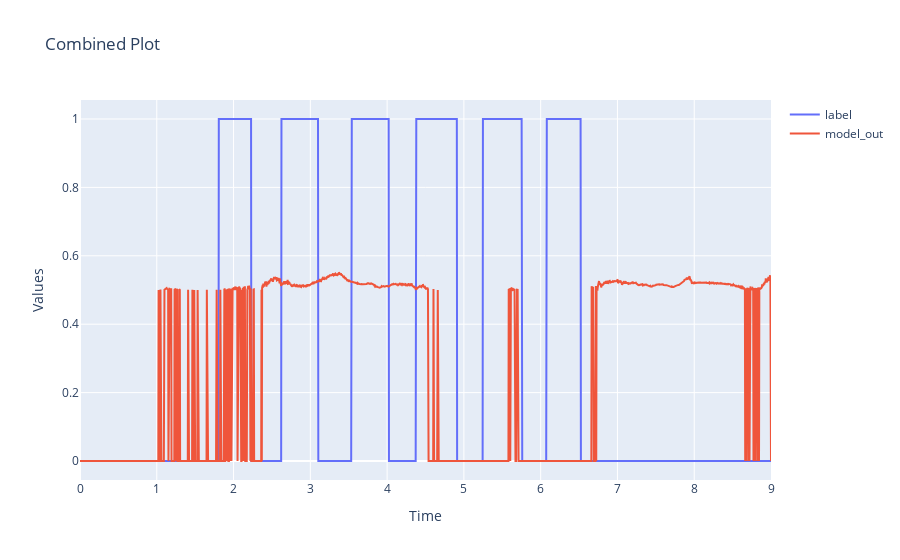
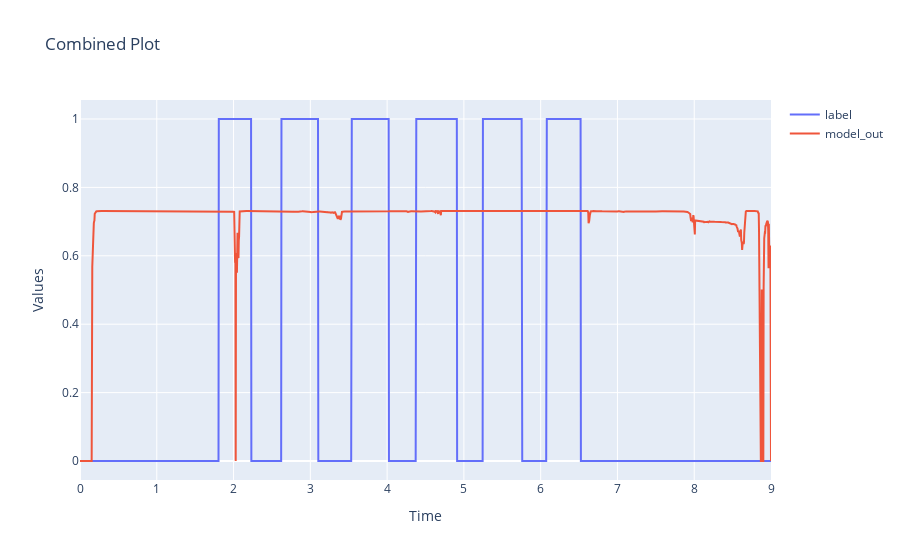
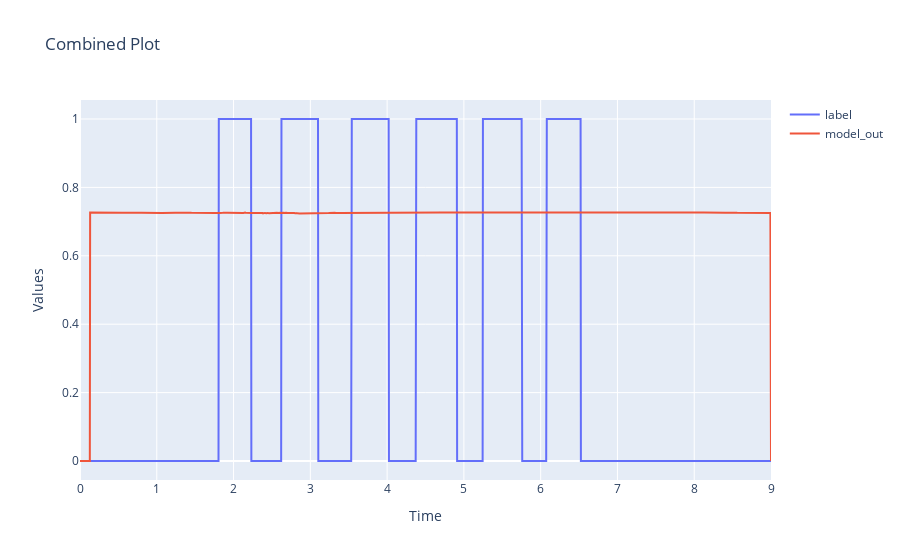

Notebook cell for these charts, in order:
### Markdown cell above
## ur5

### Code cell
save_data_file = main_path + 'urRobot/DATA/dataset/21/'
def get_features_dof(features, joint_number):
    j = joint_number
    feature_j = []
    for i in range(len(features)) :
        feature_j.append(f'{features[i]}{j}' )
    return feature_j


features = ['target_moment_', 'e_i', 'e', 'de']
dof = 6
#features_num = len(features)*dof
num_features_lstm = len(features)

window_length = 28

k_tau = np.array([0.1082, 0.1100, 0.1097, 0.0787, 0.0294, 0.0261])*10 #ur robot support file
#k_tau = [1.35,  1.361, 1.355, 0.957, 0.865, 0.893] #my finding
#k_tau = np.array([0.1155, 0.1149 , 0.0988, 0.1032, 0.1033, 0.1030])*10 #ur10e
e_i = [f'e_i{i}' for i in range(dof)]

testing_data = pd.read_csv(save_data_file+'labeled_data.csv')
for i in range(len(e_i)):
    testing_data[e_i[i]]=testing_data[e_i[i]]*k_tau[i]

testing_data['model_out'] = testing_data.label
#testing_data = testing_data[testing_data.index > 4000]; testing_data.reset_index(inplace=True)
# trained with training set
'''contact_detection_path= main_path + 'sequencetest_ur5.pth'

model_contact = copy.deepcopy(models[2])
checkpoint = torch.load(contact_detection_path)
model_contact.load_state_dict(checkpoint["model_state_dict"])
model_contact.to(device)
'''

for model in models:
    model_contact = copy.deepcopy(model)
    model_contact.eval()

    for t_i in range(window_length, testing_data.shape[0]):
        #building data window
        window = []
        for joint_number in range(dof):
            feature_j = get_features_dof(features=features, joint_number=joint_number)
            joint_row = np.hstack(testing_data[feature_j][t_i-window_length:t_i].values)
            window.append(joint_row)
            
        #window = np.array(window)
        window = np.array([window])
        window_transformed = torch.tensor(window).to(device)
        with torch.no_grad():
            #window_transformed = transform(window).to(device).float()
            model_out = model_contact(window_transformed)
            #model_out = (model_out > 0.8).int() 
            probabilities = F.softmax(model_out) 
            testing_data.loc[t_i-1, 'model_out'] = probabilities[probabilities.argmax().item()].item()*probabilities.argmax().item()


    # Create traces for the first dataset
    traces = []
    traces.append(go.Scatter(x=testing_data['time'], y=testing_data['label'], mode='lines', name='label'))
    traces.append(go.Scatter(x=testing_data['time'], y=testing_data['model_out'], mode='lines', name='model_out'))

    # Create the layout
    layout = go.Layout(
        title='Combined Plot',
        xaxis=dict(title='Time'),
        yaxis=dict(title='Values'),
        showlegend=True
    )

    # Create the figure and plot it
    fig = go.Figure(data=traces, layout=layout)
    fig.show()
    # calculate latency per contact event
    n = 80
    detection_delays = []
    true_label_index = testing_data.label[testing_data.label.diff()>0.9].index
    no_contact_start_index = testing_data.label[testing_data.label.diff()<-0.8].index
    no_contact_start_index = no_contact_start_index[no_contact_start_index>true_label_index[0]]

    predicted_label_index = testing_data.model_out[testing_data.model_out.diff()>0.9].index
    true_positive= np.zeros_like(true_label_index)
    counter = 0
    for i, end_i in zip(true_label_index, no_contact_start_index):
        state = False
        for j in range(end_i-i): 
            #if testing_data.model_out[i+j]:
            if (i+j) in predicted_label_index:
                detection_delays.append(testing_data.time[i+j]-testing_data.time[i])
                true_positive[counter]=1
                counter = counter +1
                state=True
                break
        if not state:
            true_positive[counter]=0
            counter = counter +1


    print('Single contact analysis')
    print(f'Correctly detected contacts(TP): {np.sum(true_positive)},   contact labels: {len(true_label_index)}, percision: {np.sum(true_positive)/len(true_label_index)} ')
    print(f'Effective Detection delay: {np.sum(detection_delays)/len(detection_delays):.3f} seconds')
    %matplotlib inline
    #plt.hist(detection_delays, bins=20)
    #plt.show()
    #plt.boxplot(detection_delays)

### Figure 1 — Plotly figure (JSON) as saved in the notebook; plotly's stock layout.template omitted (floating-point values rounded to 4 significant figures; data arrays with more than 128 entries replaced by an {"elided": "..."} marker saying what was removed)
{"data": [{"mode": "lines", "name": "label", "type": "scatter", "x": {"elided": "1801 float values"}, "y": {"elided": "1801 int values"}}, {"mode": "lines", "name": "model_out", "type": "scatter", "x": {"elided": "1801 float values"}, "y": {"elided": "1801 float values"}}], "layout": {"showlegend": true, "title": {"text": "Combined Plot"}, "xaxis": {"title": {"text": "Time"}}, "yaxis": {"title": {"text": "Values"}}}}

### Figure 2 — Plotly figure (JSON) as saved in the notebook; plotly's stock layout.template omitted (floating-point values rounded to 4 significant figures; data arrays with more than 128 entries replaced by an {"elided": "..."} marker saying what was removed)
{"data": [{"mode": "lines", "name": "label", "type": "scatter", "x": {"elided": "1801 float values"}, "y": {"elided": "1801 int values"}}, {"mode": "lines", "name": "model_out", "type": "scatter", "x": {"elided": "1801 float values"}, "y": {"elided": "1801 float values"}}], "layout": {"showlegend": true, "title": {"text": "Combined Plot"}, "xaxis": {"title": {"text": "Time"}}, "yaxis": {"title": {"text": "Values"}}}}

### Figure 3 — Plotly figure (JSON) as saved in the notebook; plotly's stock layout.template omitted (floating-point values rounded to 4 significant figures; data arrays with more than 128 entries replaced by an {"elided": "..."} marker saying what was removed)
{"data": [{"mode": "lines", "name": "label", "type": "scatter", "x": {"elided": "1801 float values"}, "y": {"elided": "1801 int values"}}, {"mode": "lines", "name": "model_out", "type": "scatter", "x": {"elided": "1801 float values"}, "y": {"elided": "1801 float values"}}], "layout": {"showlegend": true, "title": {"text": "Combined Plot"}, "xaxis": {"title": {"text": "Time"}}, "yaxis": {"title": {"text": "Values"}}}}
